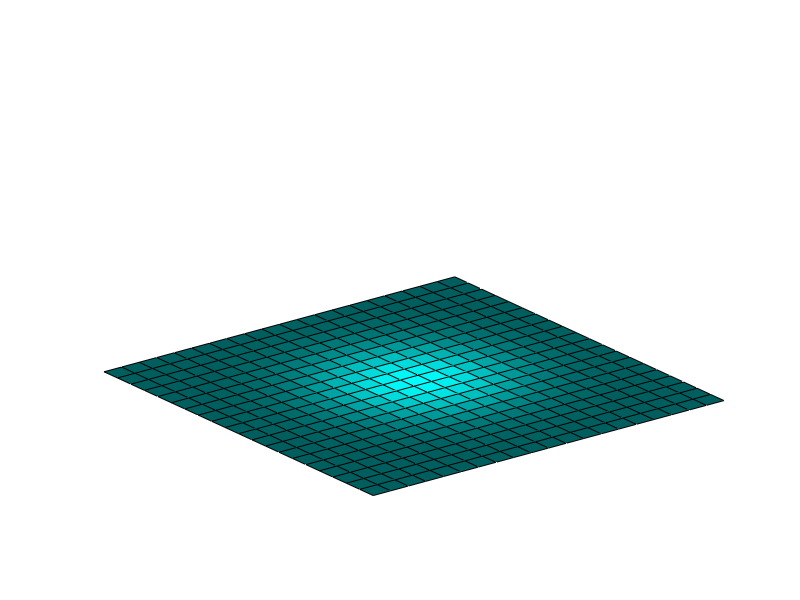

This figure's MATLAB source:
%% Shallow Water Chapter Recap
% This is an executable program that illustrates the statements
% introduced in the Shallow Water Chapter of "Experiments in MATLAB".
% You can access it with
%
%    water_recap
%    edit water_recap
%    publish water_recap
%
% Related EXM programs
%
% waterwave
%%*Finite Differences
% A simple example of the grid operations in waterwave.
%%Create a two dimensional grid.
m = 21;
[x,y] = ndgrid(-1: 2/(m-1): 1);
%%The water drop function from waterwave.
U = exp(-5*(x.^2+y.^2));
%%Surf plot of the function
clf
shg
h = surf(x,y,U);
axis off
ax = axis;
%%Colormap
c = (37:100)';
cyan = [0*c c c]/100;
colormap(cyan)
pause(1)
%%Indices in the four compass directions.
n = [2:m m];
e = n;
s = [1 1:m-1];
w = s;
%%A relation parameter.  Try other values.
% Experiment with omega slightly greater than one.
omega = 1.01;
%%Relax.
% Repeatedly replace grid values by relaxed average of four neighbors.
tfinal = 500;
for t = 1:tfinal
    U = (1-omega)*U + omega*(U(n,:)+U(:,e)+U(s,:)+U(:,w))/4;
    set(h,'zdata',U);
    axis(ax)
    drawnow
end